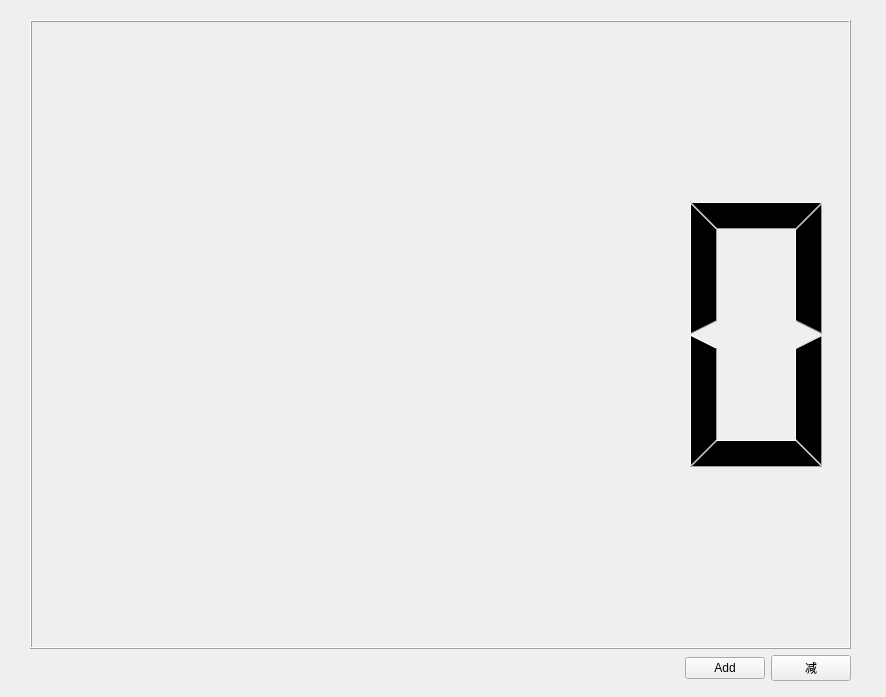
<?xml version="1.0" encoding="UTF-8"?>
<ui version="4.0">
 <class>MainWindow</class>
 <widget class="QMainWindow" name="MainWindow">
  <property name="enabled">
   <bool>true</bool>
  </property>
  <property name="geometry">
   <rect>
    <x>0</x>
    <y>0</y>
    <width>886</width>
    <height>697</height>
   </rect>
  </property>
  <property name="windowTitle">
   <string>MainWindow</string>
  </property>
  <widget class="QWidget" name="centralwidget">
   <widget class="QWidget" name="gridLayoutWidget">
    <property name="geometry">
     <rect>
      <x>30</x>
      <y>20</y>
      <width>821</width>
      <height>661</height>
     </rect>
    </property>
    <layout class="QGridLayout" name="gridLayout">
     <item row="1" column="1">
      <widget class="QPushButton" name="pushButton">
       <property name="text">
        <string>Add</string>
       </property>
      </widget>
     </item>
     <item row="1" column="0">
      <spacer name="horizontalSpacer">
       <property name="orientation">
        <enum>Qt::Horizontal</enum>
       </property>
       <property name="sizeHint" stdset="0">
        <size>
         <width>40</width>
         <height>20</height>
        </size>
       </property>
      </spacer>
     </item>
     <item row="1" column="2">
      <widget class="QPushButton" name="pushButton_2">
       <property name="enabled">
        <bool>true</bool>
       </property>
       <property name="text">
        <string>减</string>
       </property>
      </widget>
     </item>
     <item row="0" column="0" colspan="3">
      <widget class="QLCDNumber" name="lcdNumber"/>
     </item>
    </layout>
   </widget>
  </widget>
 </widget>
 <resources/>
 <connections/>
</ui>
